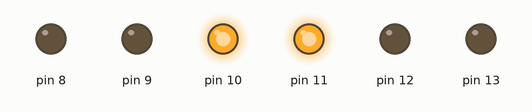
This program was run on a simulated Arduino Uno, built with avr-gcc and run on an emulated ATmega328P. Parts: output pins drawn as LEDs (lit = HIGH).

Above: at 1.0 s.
At 2.5 s:
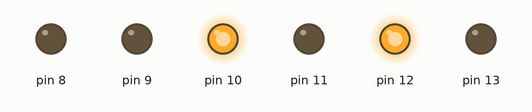
At 4.5 s:
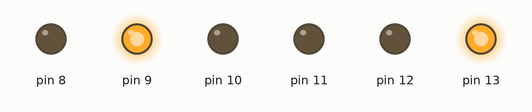
Timing chart, 0 to 7.8 s (numbered marks = the images above):
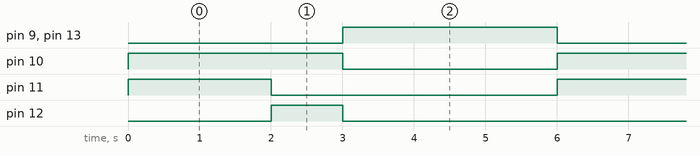

The program:

main.cpp
```cpp
/***************************************************************************
 * File: main.cpp
 * Description: Lesson 9 Project Semaforo
 * Created on: 06/10/2021
 * Created By: Eduardo Schiavo Dachary
 * ************************************************************************/

#include <Arduino.h>
#include <Semaforo.h>

Semaforo Semaforo_Veiculos(13, 12, 11);
Semaforo Semaforo_Pedestres(10, 8, 9);

void setup(){}

void loop()
{
  Semaforo_Veiculos.IniciarCiclo();
  Semaforo_Veiculos.SinalVerde(2000);
  Semaforo_Veiculos.SinalAmarelo(1000);
  Semaforo_Veiculos.SinalVermelho(3000);

  Semaforo_Pedestres.SinalVermelho(3000);
  Semaforo_Pedestres.SinalVerde(3000);
}
```

Semaforo.h
```cpp
/***************************************************************************
 * File: Semaforo.h
 * Description: Sample class for a Semaforo object.
 * Created on: 06/10/2021
 * Created By: Eduardo Schiavo Dachary
 * ************************************************************************/

#ifndef SEMAFORO_H
#define SEMAFORO_H

#include <Arduino.h>

class Semaforo
{
  private:
  	int _pino_vermelho;
  	int _pino_amarelo;
  	int _pino_verde;
    int _n_piscadas;
  	bool _estado_vermelho;
  	bool _estado_amarelo;
  	bool _estado_verde;
  	unsigned long _current_millis;
  	unsigned long _previous_millis;
  	unsigned long _tempo_desejado;

  public:
  	Semaforo(int pino_vermelho, int pino_amarelo, int pino_verde);
  	void IniciarCiclo();
  	void SinalVermelho(unsigned long tempo_desejado);
  	void SinalAmarelo(unsigned long tempo_desejado);
  	void SinalVerde(unsigned long tempo_desejado);
    void VermelhoPiscante(int n_piscadas);
};

Semaforo::Semaforo(int pino_vermelho, int pino_amarelo, int pino_verde)
{
  _pino_vermelho = pino_vermelho;
  _pino_amarelo = pino_amarelo;
  _pino_verde = pino_verde;

  pinMode(_pino_vermelho, OUTPUT);
  pinMode(_pino_amarelo, OUTPUT);
  pinMode(_pino_verde, OUTPUT);
}

void Semaforo::IniciarCiclo()
{
  _estado_vermelho = LOW;
  _estado_amarelo = LOW;
  _estado_verde = LOW;
}

void Semaforo::SinalVermelho(unsigned long tempo_desejado)
{
  _current_millis = millis();
  _tempo_desejado = tempo_desejado;
  _estado_amarelo = digitalRead(_pino_amarelo);
  _estado_verde = digitalRead(_pino_verde);

  if (((_estado_amarelo == LOW) && (_estado_verde == LOW)) && (_current_millis - _previous_millis <= _tempo_desejado))
  {
    _estado_vermelho = HIGH;
    digitalWrite(_pino_vermelho, _estado_vermelho);
  }
  else if (((_estado_amarelo == LOW) && (_estado_verde == LOW)) && (_current_millis - _previous_millis > _tempo_desejado))
  {
    _estado_vermelho = LOW;
    digitalWrite(_pino_vermelho, _estado_vermelho);
    _previous_millis = _current_millis;
  }
}

void Semaforo::SinalAmarelo(unsigned long tempo_desejado)
{
  _current_millis = millis();
  _tempo_desejado = tempo_desejado;
  _estado_vermelho = digitalRead(_pino_vermelho);
  _estado_verde = digitalRead(_pino_verde);

  if ((_estado_vermelho == LOW) && (_estado_verde == LOW) && (_current_millis - _previous_millis <= _tempo_desejado))
  {
    _estado_amarelo = HIGH;
    digitalWrite(_pino_amarelo, _estado_amarelo);
  }
  else if ((_estado_vermelho == LOW) && (_estado_verde == LOW) && (_current_millis - _previous_millis > _tempo_desejado))
  {
    _estado_amarelo = LOW;
    digitalWrite(_pino_amarelo, _estado_amarelo);
    _previous_millis = _current_millis;
  }
}

void Semaforo::SinalVerde(unsigned long tempo_desejado)
{
  _current_millis = millis();
  _tempo_desejado = tempo_desejado;
  _estado_amarelo = digitalRead(_pino_amarelo);
  _estado_vermelho = digitalRead(_pino_vermelho);

  if ((_estado_amarelo == LOW) && (_estado_vermelho == LOW) && (_current_millis - _previous_millis <= _tempo_desejado))
  {
    _estado_verde = HIGH;
    digitalWrite(_pino_verde, _estado_verde);
  }
  else if ((_estado_amarelo == LOW) && (_estado_vermelho == LOW) && (_current_millis - _previous_millis > _tempo_desejado))
  {
    _estado_verde = LOW;
    digitalWrite(_pino_verde, _estado_verde);
    _previous_millis = _current_millis;
  }
}

void Semaforo::VermelhoPiscante(int n_piscadas)
{
  _n_piscadas = n_piscadas;
  unsigned long tempo = millis();
  unsigned long tempo_decorrido = 0;

  for (int i = 0; i < n_piscadas; i++)
  {
    if ((tempo - tempo_decorrido <= 500) && digitalRead(_pino_vermelho) == LOW)
    {
      digitalWrite(_pino_vermelho, HIGH);
      tempo_decorrido = tempo;
    }
    else if ((tempo - tempo_decorrido <= 500) && digitalRead(_pino_vermelho) == HIGH)
    {
      digitalWrite(_pino_vermelho, LOW);
      tempo_decorrido = tempo;
    }


  }
}

#endif
```

Measured:
- by itself, pin 9, pin 10, pin 13: alternates HIGH for 3.0 s and LOW for 3.0 s
- by itself, pin 11: alternates HIGH for 2.0 s and LOW for 4.0 s
- by itself, pin 12: alternates HIGH for 1.0 s and LOW for 5.0 s
